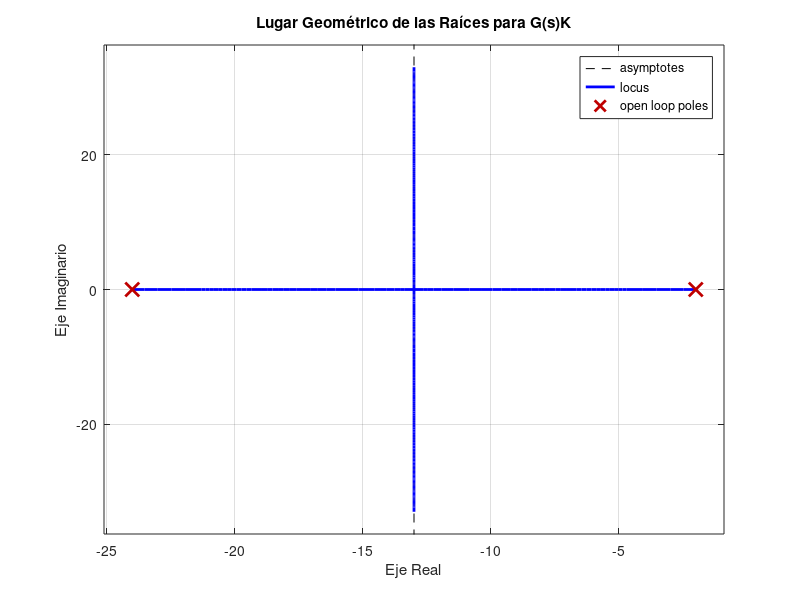
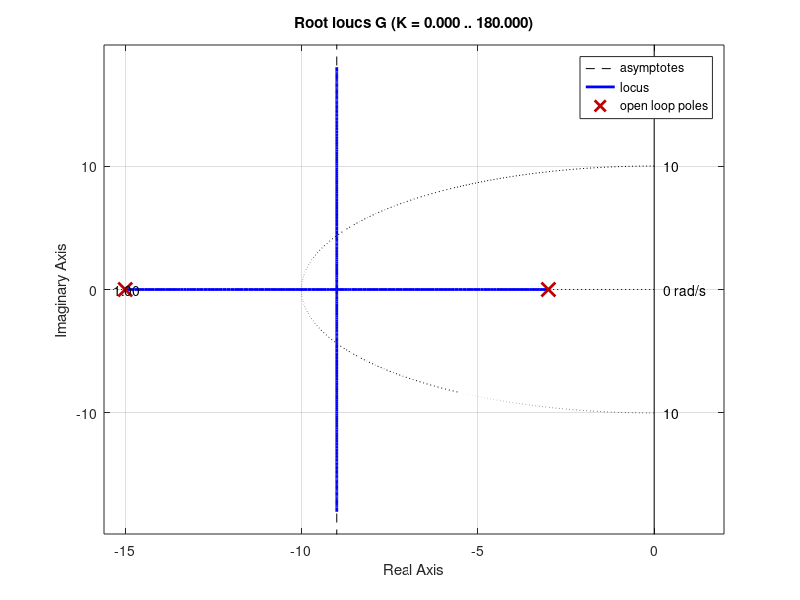
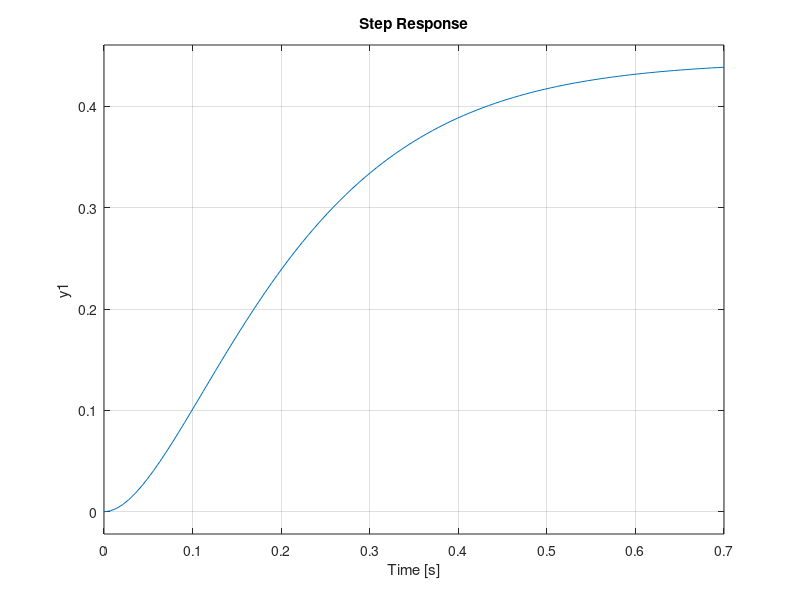
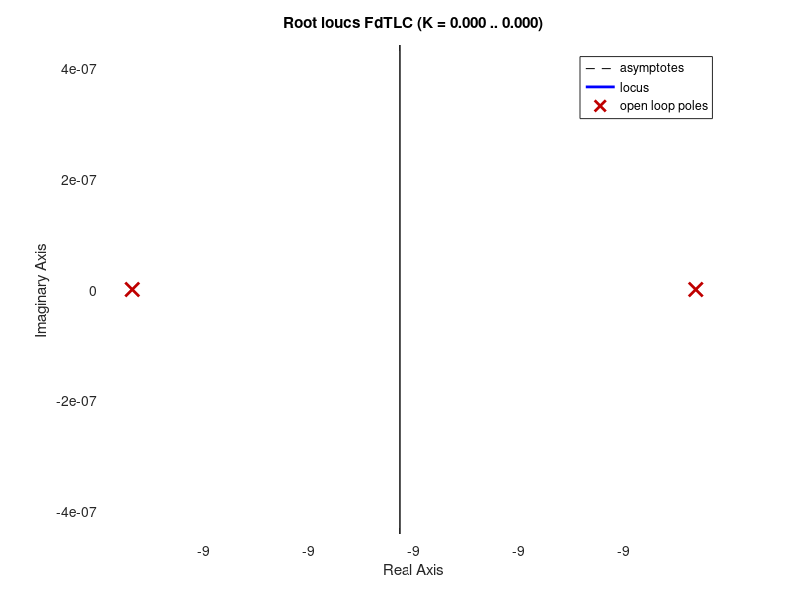

These charts were generated, in order, by the following MATLAB code:
clear; clc; close all;
pkg load control   % Activamos funciones de control

s = tf('s');       % Variable en Laplace
K = 121;           % Valor que hace al sistema críticamente amortiguado

G = 1/((s+2)*(s+24));  % Planta del ejercicio
T = feedback(K*G, 1); % Lazo cerrado con retroalimentación unitaria

pole(T)            % Mostramos los polos del sistema

step(T)            % Graficamos la respuesta al escalón
grid on            % Activamos la grilla para ver mejor
title('Respuesta al escalón con K = 121')

% 3. Graficar el Lugar de las Raices
rlocus(G);
title('Lugar Geométrico de las Raíces para G(s)K');
xlabel('Eje Real');
ylabel('Eje Imaginario');
grid on;


%----------------- CON CALCULO ---------------------
clc; clear all; close all;
pkg load control;

s = tf('s');
G = 2 /((s+15)*(s+3));

%Para determinar el punto de trabajo es -9 
%si uso rlocus, o puedo sacarlo con los polos 
figure; rlocus(G); sgrid(1, 10);
pole(G)

%vemos 2 polos s1 = -15 y s2 = -3
breakawayPoint = ((-15)+(-3))/ 2

% deben coincidir
%punto de ruptura = -9

%Condicion de modulo K = 1 / |G(pto de rup)|
denK = abs(2/((breakawayPoint+15)*(breakawayPoint+3)));
K = 1/denK


FdTLA = K*G;
# Simulacion
FdTLC = minreal(feedback(FdTLA, 1));
figure; step(FdTLC);
figure; rlocus(FdTLC);
pole(FdTLC)

% ------------------- G(s) = 1 /((s+2)*(s+24))  -------------------------------
clc; clear all; close all;
pkg load control;

s = tf('s');
G = 1 /((s+2)*(s+24));

# Para determinar el punto de trabajo
figure; rlocus(G); sgrid(1, 10);

%vemos 2 polos s1 = -24 y s2 = -2
breakawayPoint = ((-24)+(-2))/ 2

%punto de ruptura = 13

%Condicion de modulo K = 1 / |G(pto de rup)|
denK = abs(1/((breakawayPoint+2)*(breakawayPoint+24)));
K = 1/denK


FdTLA = K*G;
# Simulacion
FdTLC = minreal(feedback(FdTLA, 1));
figure; step(FdTLC);
figure; rlocus(FdTLC);
pole(FdTLC)
